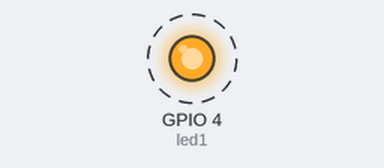
Bench run of a program on a simulated Raspberry Pi (BCM pin numbers). On the bench: output pins drawn as LEDs (lit = HIGH). Dashed ring = blinking. What the program prints to the terminal is not drawn.

Above: at 0.5 s.
Timing chart, 0 to 4.6 s (numbered marks = the images above):
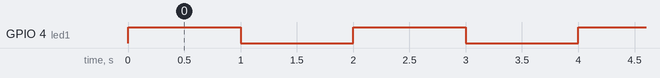

Measured:
- by itself, GPIO 4 (led1): alternates HIGH for 1.0 s and LOW for 1.0 s

The program:

blinkled-example.py
```python
# File: blink.py
from gpiozero import LED, Device
from gpiozero.pins.pigpio import PiGPIOFactory
from time import sleep

# PENTING: Beri tahu script ini untuk menggunakan pigpiod juga
Device.pin_factory = PiGPIOFactory(host='localhost')

# Inisialisasi LED di GPIO 4
led1 = LED(4)

print("Memulai program blink pada GPIO 4...")
print("Cek dashboard web Anda, indikator GPIO 4 akan ikut berkedip!")
print("Tekan Ctrl+C untuk berhenti.")

try:
    while True:
        led1.on()
        sleep(1)
        led1.off()
        sleep(1)
except KeyboardInterrupt:
    led1.off()
    print("Program dihentikan.")
```
